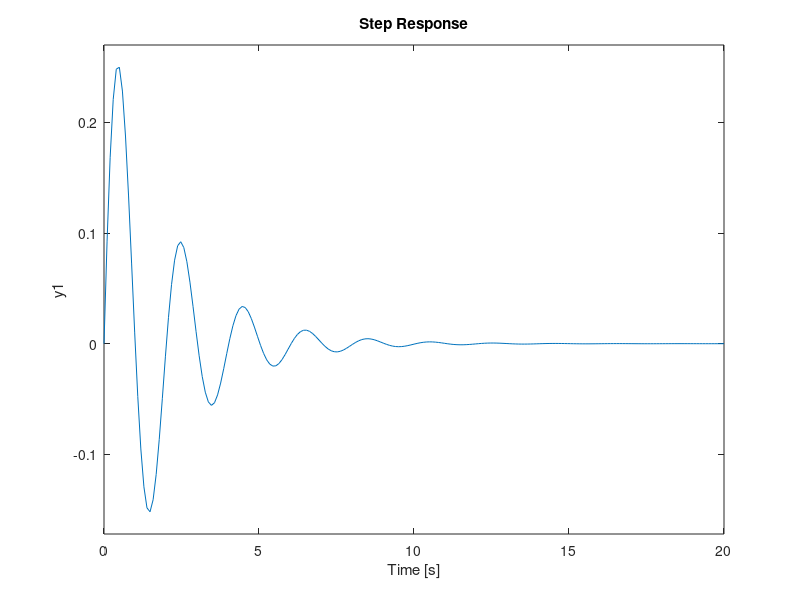

This figure's MATLAB source: (Note: this script raises an error after producing the figure.)
%% In class example 

%Mx''+Bx'+Kx = f(t)
%X(s)/F(s) = 1 / (Ms^2 +Bs +K)
%x'=[0 1 ; -K/M -B/M ] + [ 0 ; 1/M]u
%y = [0 1; 0 1]x
clear all; close all; 
M=1;
B=1;
K=10;
num=[1];
den=[M,B,K];

G_1=tf(num,den);
step(G_1);


num2=[1,0];
den2=den;

G_2=tf(num2,den2)
step(G_2)
grid

A=[0,1;-K/M,-B/M];
BB=[0;1/M];
C=[1,0;0,1];
D=[0,0]';
sys=ss(A,BB,C,D)

ss2tf %Given state space gives you transferfunction
tf2ss %Once transferfunction gives you state space